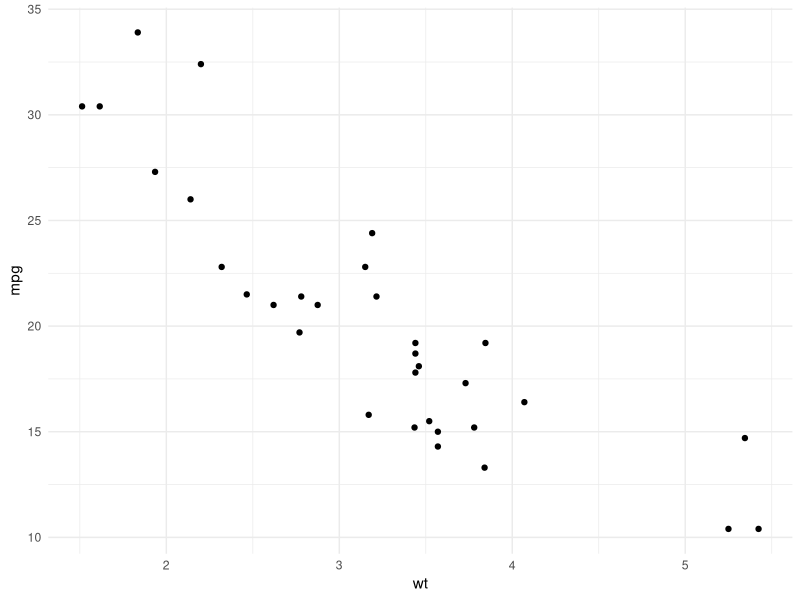
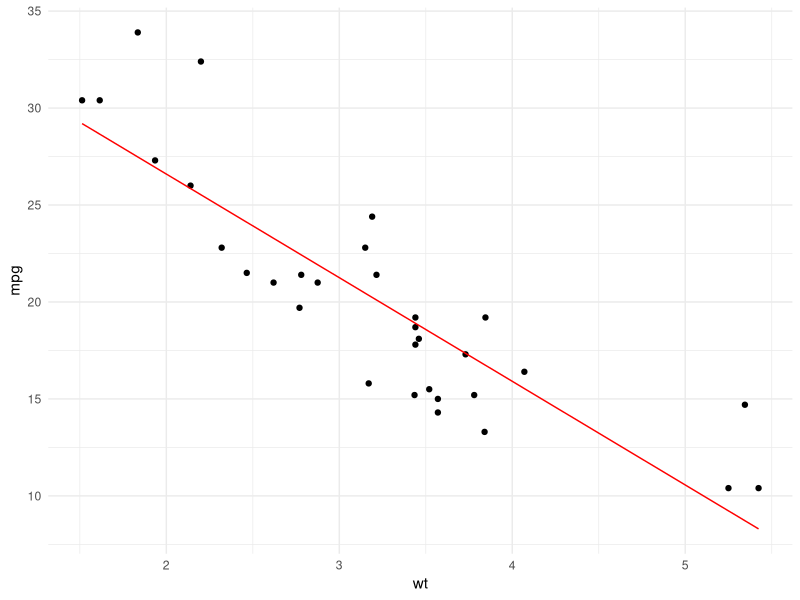
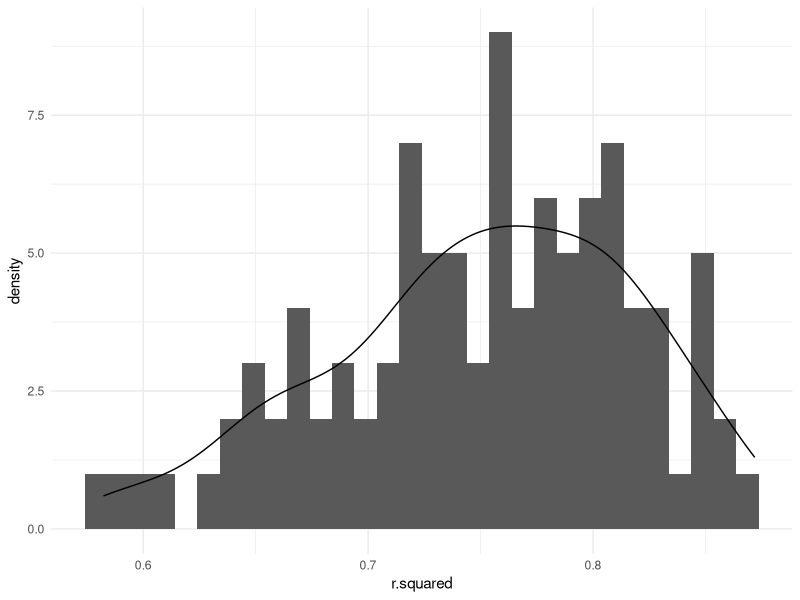

These charts were generated, in order, by the following R code: (Note: this script raises an error after producing the figures.)
## ---- chunk 1

library(tidyverse)
library(modelr)
library(broom)

## ---- chunk 2

ggplot(mtcars, aes(x = wt, y = mpg)) +
  geom_point() +
  theme_minimal()


## ---- chunk 3

mod <- lm(mpg ~ wt, data = mtcars)

mtcars %>%
  add_predictions(mod) %>%
  ggplot(aes(x = wt, y = mpg)) +
  geom_point() +
  geom_line(aes(y = pred), color = "red") +
  theme_minimal()

## ---- chunk 4

library(purrr)

resampled <-  mtcars %>%
  modelr::bootstrap(100) %>%
  mutate(models = map(strap, ~ lm(mpg ~ wt, data = .)))

head(resampled)
## ---- chunk 5

resampled_with_stats <- resampled %>% 
  mutate(tidy= map(models, broom::glance)) %>%
  unnest(tidy)

head(resampled_with_stats)

## ---- chunk 6

resampled_with_stats %>% 
  ggplot(aes(x = r.squared)) +
  geom_histogram() +
  geom_density() +
  theme_minimal()
  
## ---- chunk 7

mtcars %>%
  broom::bootstrap(100) %>%
  do(augment(lm(mpg ~ wt, data = .), .)) %>%
  ggplot(aes(x = wt, y = mpg)) +
  geom_line(aes(y = .fitted, group = replicate), color = "red", alpha = 0.1) +
    geom_point() +
  theme_minimal()

## ---- chunk 8

mtcars %>% 
  broom::bootstrap(100) %>%
  do(glance(cor.test(.$wt, .$mpg))) %>% 
  pull(estimate) %>%
  quantile(., probs = c(0.025, 0.975))


## ---- chunk 9

mtcars %>% 
  broom::bootstrap(100) %>%
  do(glance(cor.test(.$wt, .$mpg))) %>%
  ggplot(aes(estimate)) +
  geom_histogram() +
  theme_minimal()


## ---- chunk 10

permuted <- mtcars %>%
  modelr::permute(100, mpg) %>%
  mutate(models = map(perm, ~ lm(mpg ~ wt, data = .))) %>%
  mutate(tidy = map(models, broom::glance)) %>% 
  unnest(tidy)

head(permuted)

## ---- chunk 11

permuted %>%
  ggplot(aes(x = statistic)) +
  geom_histogram() +
  geom_density() +
  theme_minimal()

## ---- chunk 12

permuted %>%
  ggplot(aes(x = p.value)) +
  geom_histogram() +
  geom_density() +
  theme_minimal()

## ---- chunk 13

mod <- lm(mpg ~ wt, mtcars)

(mean(permuted$statistic > broom::glance(mod)$statistic) + 1) / 100

## ---- chunk 14

cor.test(mtcars$mpg, mtcars$wt)

## ---- chunk 15

mtcars %>%
  ggplot(aes(x = factor(am), y = wt)) +
  geom_boxplot() +
  theme_minimal()

## ---- chunk 16

t.test(wt ~ factor(am), data = mtcars)

## ---- chunk 17

# number of permutations
n <- 999

permuted <- mtcars %>%
  mutate(am = factor(am)) %>%
  modelr::permute(n, am) %>%
  mutate(models = map(perm, ~ t.test(wt ~ am, data = .))) %>%
  mutate(tidy = map(models, broom::glance)) %>% 
  unnest(tidy) 

observed <- broom::glance(t.test(wt ~ factor(am), data = mtcars))$estimate

ggplot(permuted, aes(x = estimate)) +
  geom_histogram() +
  geom_vline(xintercept = observed, color = "red") +
  theme_minimal()

mean(permuted$estimate) # around 0, as expected

mod <- t.test(wt ~ factor(am), data = mtcars)

(sum(abs(permuted$estimate) > ifelse(observed > 0, observed, -observed)) + 1) / (n+1)


